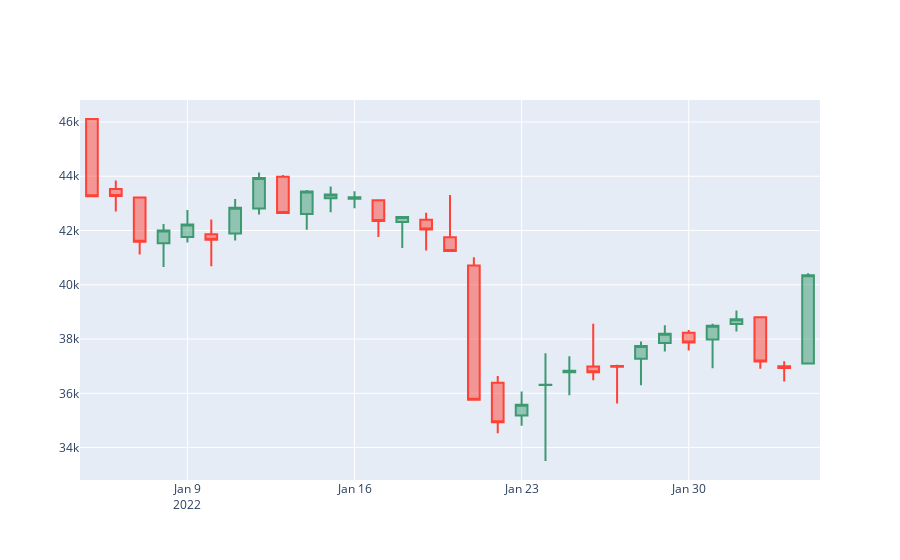

Notebook source saved alongside this figure:
### Markdown cell above
Finally we are now ready to use plotly to create our Candlestick Chart.

### Code cell
fig = go.Figure(data=[go.Candlestick(x=candlestick_data['date'],
                open=candlestick_data['Price']['first'], 
                high=candlestick_data['Price']['max'],
                low=candlestick_data['Price']['min'], 
                close=candlestick_data['Price']['last'])
                ])

fig.update_layout(xaxis_rangeslider_visible=False)

fig.show()
